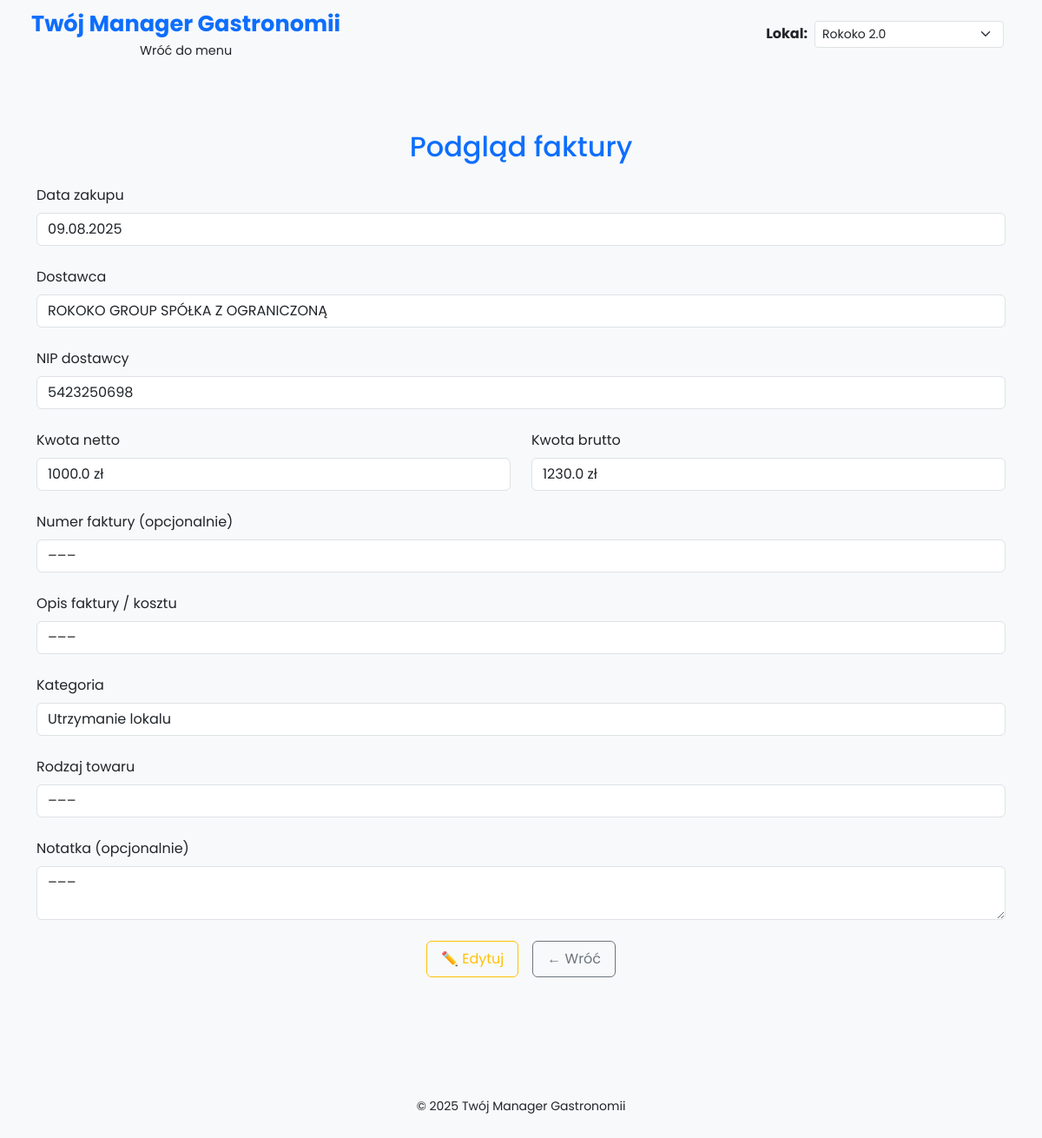
/invoice/2, run on the app's committed database.
### models.py (models this page shows)
class Invoice(Base):
    __tablename__ = 'invoices'
    id = Column(Integer, primary_key=True)
    invoice_date = Column(Date)
    gross_amount = Column(Float)
    net_amount = Column(Float)
    supplier = Column(String)
    nip = Column(String)
    category = Column(String)
    goods_type = Column(String)
    lokal = Column(String)
    note = Column(Text)
    use_netto = Column(Boolean, default=False)
    invoice_number = Column(String)
    description = Column(String)

### app.py (the view)
@app.route('/invoice/<int:invoice_id>')
def view_invoice(invoice_id):
    db_session = Session()
    invoice = db_session.query(Invoice).get(invoice_id)
    db_session.close()
    if not invoice:
        return "Faktura nie istnieje", 404
    return render_template("view_invoice.html", invoice=invoice)

### app.py (called while the page is built)
@app.before_request
def set_default_lokal():
    if 'lokal' not in session:
        session['lokal'] = 'Rokoko 2.0'

### templates/view_invoice.html
{% extends 'base.html' %}
{% block content %}
<div class="container my-5">
    <h2 class="text-center mb-4 text-primary">Podgląd faktury</h2>
    <form>
        <div class="mb-4">
            <label class="form-label">Data zakupu</label>
            <input type="text" class="form-control" value="{{ invoice.invoice_date.strftime('%d.%m.%Y') }}" readonly>
        </div>
        <div class="mb-4">
            <label class="form-label">Dostawca</label>
            <input type="text" class="form-control" value="{{ invoice.supplier }}" readonly>
        </div>
        <div class="mb-4">
            <label class="form-label">NIP dostawcy</label>
            <input type="text" class="form-control" value="{{ invoice.nip }}" readonly>
        </div>
        <div class="row mb-4">
            <div class="col-md-6">
                <label class="form-label">Kwota netto</label>
                <input type="text" class="form-control" value="{{ invoice.net_amount }} zł" readonly>
            </div>
            <div class="col-md-6">
                <label class="form-label">Kwota brutto</label>
                <input type="text" class="form-control" value="{{ invoice.gross_amount }} zł" readonly>
            </div>
        </div>
        <div class="mb-4">
            <label class="form-label">Numer faktury (opcjonalnie)</label>
            <input type="text" class="form-control" value="{{ invoice.invoice_number or '–––' }}" readonly>
        </div>
        <div class="mb-4">
            <label class="form-label">Opis faktury / kosztu</label>
            <input type="text" class="form-control" value="{{ invoice.description or '–––' }}" readonly>
        </div>
        <div class="mb-4">
            <label class="form-label">Kategoria</label>
            <input type="text" class="form-control" value="{{ invoice.category or '–––' }}" readonly>
        </div>
        <div class="mb-4">
            <label class="form-label">Rodzaj towaru</label>
            <input type="text" class="form-control" value="{{ invoice.goods_type or '–––' }}" readonly>
        </div>
        <div class="mb-3">
            <label class="form-label">Notatka (opcjonalnie)</label>
            <textarea class="form-control" rows="2" readonly>{{ invoice.note or '–––' }}</textarea>
        </div>
        <div class="text-center mt-4 d-flex justify-content-center gap-3">
            <a href="{{ url_for('edit_invoice', invoice_id=invoice.id) }}" class="btn btn-outline-warning px-3 py-2">
                 ✏️ Edytuj
            </a>
            <a href="{{ url_for('monthly_summary') }}" class="btn btn-outline-secondary px-3 py-2">
                    ← Wróć
            </a>
        </div>
    </form>
</div>
{% endblock %}

### static/css/style.css (style rules this page uses)
body { background-color: #f8f9fa; font-family: 'Poppins', sans-serif; min-height: 100vh; display: flex; flex-direction: column; }

### data on the page
Invoice: invoice_date "09.08.2025", supplier "ROKOKO GROUP SPÓŁKA Z OGRANICZONĄ", nip "5423250698", net_amount "1000.0 zł", gross_amount "1230.0 zł", invoice_number "–––", description "–––", category "Utrzymanie lokalu", goods_type "–––", note "–––"
